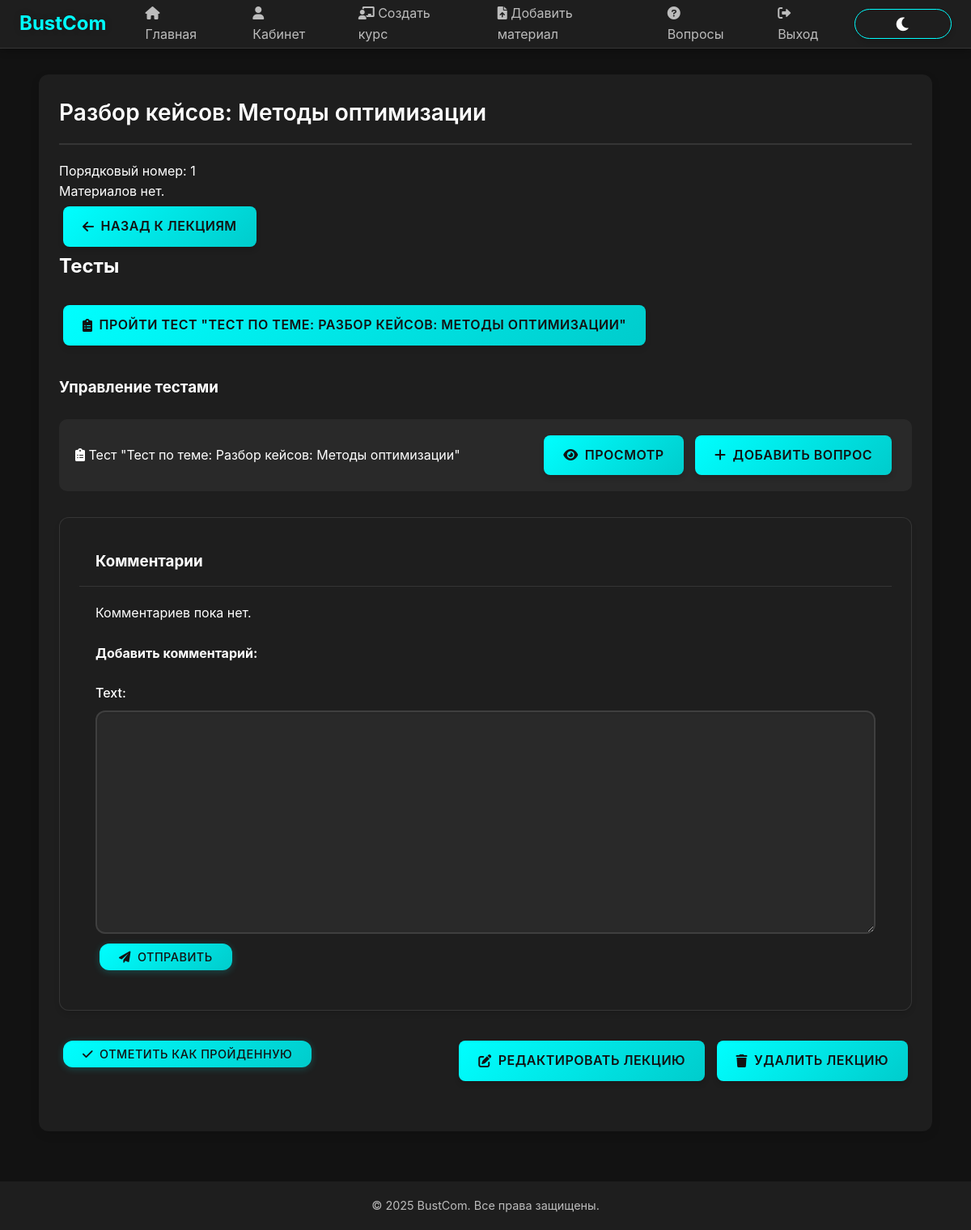
Screenshot of /lecture/18/ (signed in) with the database file from the repository.
### bustComProj/models.py (models this page shows, shortened)
class Lecture(models.Model):
    course = models.ForeignKey(Course, on_delete=models.CASCADE)
    title = models.CharField(max_length=100)
    order_num = models.IntegerField()
    class Meta:
        verbose_name = 'Лекция'
        verbose_name_plural = 'Лекции'

class Test(models.Model):
    lecture = models.ForeignKey(Lecture, on_delete=models.CASCADE)
    name = models.CharField(max_length=100)
    difficulty_choices = [('низкая', 'Низкая'), ('средняя', 'Средняя'), ('высокая', 'Высокая')]
    difficulty = models.CharField(max_length=10, choices=difficulty_choices)
    attempts = models.IntegerField(default=3)
    class Meta:
        verbose_name = 'Тест'
        verbose_name_plural = 'Тесты'

### bustComProj/views.py (the view)
# urls.py: path('lecture/<int:lecture_id>/', lecture_detail, name='lecture_detail'),
@login_required
def lecture_detail(request, lecture_id):
    lecture = get_object_or_404(Lecture, id=lecture_id)
    resources = LectureResource.objects.filter(lecture=lecture)
    comments = Comment.objects.filter(lecture=lecture).order_by('-created_at')
    if request.method == "POST":
        form = CommentForm(request.POST)
        if form.is_valid():
            comment = form.save(commit=False)
            comment.user = request.user
            comment.lecture = lecture
            comment.save()
            return redirect('lecture_detail', lecture_id=lecture.id)
    else:
        form = CommentForm()
    return render(request, 'bustComProj/lecture_detail.html', {
        'lecture': lecture, 'resources': resources, 'comments': comments, 'form': form
    })

### bustComProj/forms.py
class CommentForm(forms.ModelForm):
    class Meta:
        model = Comment
        fields = ['text']

### bustComProj/templates/bustComProj/lecture_detail.html (shortened to what this page needs)
{% extends 'bustComProj/base.html' %}
{% block content %}
<div class="container fade-in">
    <div class="section">
        <h1 class="section-title">{{ lecture.title }}</h1>
        <p>Порядковый номер: {{ lecture.order_num }}</p>
        {% if resources %}
            <h2 class="mb-3">Материалы:</h2>
            <ul class="list-unstyled">
                {% for resource in resources %}
                    {% if resource.resource_type == "file" %}
                        <li class="mb-2">
                            <a href="{{ resource.resource_path }}" download class="btn btn-outline-primary">
                                <i class="fas fa-file-download me-2"></i> Скачать файл
                            </a>
                        </li>
                    {% elif resource.resource_type == "video" %}
                        <li class="mb-2">
                            <a href="{{ resource.resource_path }}" target="_blank" class="btn btn-outline-success">
                                <i class="fas fa-video me-2"></i> Смотреть видео
                            </a>
                        </li>
                    {% endif %}
                {% endfor %}
            </ul>
        {% else %}
            <p>Материалов нет.</p>
        {% endif %}
        <a href="{% url 'course_lectures' lecture.course.id %}" class="btn btn-secondary mb-4">
            <i class="fas fa-arrow-left me-2"></i> Назад к лекциям
        </a>
        {% if lecture.test_set.exists %}
            <h2 class="mb-3">Тесты</h2>
            <div class="mb-4">
                {% for test in lecture.test_set.all %}
                    <a href="{% url 'lecture_test' lecture.id test.id %}" class="btn btn-primary mb-2">
                        <i class="fas fa-clipboard-list me-2"></i> Пройти тест "{{ test.name }}"
                    </a>
                {% endfor %}
            </div>
        {% endif %}
        {% if user.profile.role == "teacher" or user.profile.role == "admin" %}
            <h3 class="mb-3">Управление тестами</h3>
            <div class="list-group mb-4">
                {% for test in lecture.test_set.all %}
                    <div class="list-group-item d-flex justify-content-between align-items-center">
                        <span><i class="fas fa-clipboard-list me-2"></i> Тест "{{ test.name }}"</span>
                        <div>
                            <a href="{% url 'lecture_test' lecture.id test.id %}" class="btn btn-sm btn-outline-primary me-2">
                                <i class="fas fa-eye me-1"></i> Просмотр
                            </a>
                            <a href="{% url 'add_question' test.id %}" class="btn btn-sm btn-outline-success">
                                <i class="fas fa-plus me-1"></i> Добавить вопрос
                            </a>
                        </div>
                    </div>
                {% endfor %}
            </div>
        {% endif %}
        <div class="card mb-4">
            <div class="card-header bg-light">
                <h3 class="mb-0">Комментарии</h3>
            </div>
            <div class="card-body">
                {% if comments %}
                    <div class="comment-list mb-3">
                        {% for comment in comments %}
                            <div class="comment-item mb-3 p-3 border-bottom">
                                <div class="d-flex justify-content-between align-items-center mb-2">
                                    <strong>{{ comment.user.username }}</strong>
                                    <small class="text-muted">{{ comment.created_at }}</small>
                                </div>
                                <p class="mb-0">{{ comment.text }}</p>
                            </div>
                        {% endfor %}
                    </div>
                {% else %}
                    <p class="text-muted mb-3">Комментариев пока нет.</p>
                {% endif %}
                <h4 class="mb-3">Добавить комментарий:</h4>
                <form method="post">
                    {{ form.as_p }}
                    <button type="submit" class="btn btn-primary">
                        <i class="fas fa-paper-plane me-2"></i> Отправить
                    </button>
                </form>
            </div>
        </div>
        <div class="d-flex justify-content-between mb-4">
            <form method="post" action="{% url 'mark_lecture_complete' lecture.id %}">
                {% if lecture.id in completed_lectures %}
                    <button type="button" class="btn btn-success" disabled>
                        <i class="fas fa-check me-2"></i> Лекция пройдена
                    </button>
                {% else %}
                    <button type="submit" class="btn btn-outline-success">
                        <i class="fas fa-check me-2"></i> Отметить как пройденную
                    </button>
                {% endif %}
            </form>
            {% if user.profile.role == "teacher" or user.profile.role == "admin" %}
                <div>
                    <a href="{% url 'edit_lecture' lecture.id %}" class="btn btn-warning me-2">
                        <i class="fas fa-edit me-2"></i> Редактировать лекцию
                    </a>
                    <a href="{% url 'delete_lecture' lecture.id %}" class="btn btn-danger">
                        <i class="fas fa-trash me-2"></i> Удалить лекцию
                    </a>
                </div>
            {% endif %}
        </div>
    </div>
</div>
{% endblock %}

### bustComProj/static/css/enhanced.css (style rules this page uses)
.btn, button, input[type="submit"], input[type="button"], .btn-primary, .btn-secondary, .btn-success, .btn-danger, .btn-info, .btn-warning, .btn-outline-primary, .btn-outline-secondary, .btn-outline-success, .btn-outline-danger, .btn-outline-info, .btn-outline-warning, a.btn, a.btn-action, a.btn-outline { display: inline-flex; align-items: center; justify-content: center; gap: 8px; padding: 12px 24px; border-radius: 8px; font-size: 1rem; font-weight: 600; text-decoration: none; cursor: pointer; transition: all 0.3s ease; box-shadow: 0 4px 6px rgba(0, 0, 0, 0.15); border: none; text-align: center; margin: 5px; min-width: 120px; position: relative; overflow: hidden; }
.btn-primary, .btn-action, input[type="submit"] { background: linear-gradient(135deg, #5e72e4, #335eea); color: white; }
.btn-secondary { background: linear-gradient(135deg, #5a6268, #343a40); color: white; }
.btn-danger { background: linear-gradient(135deg, #f5365c, #dc3545); color: white; }
.btn-warning { background: linear-gradient(135deg, #fb6340, #ffc107); color: white; }
.btn-outline-primary, .btn-outline { border: 2px solid #5e72e4; background: transparent; color: #5e72e4; }
.btn-outline-success { border: 2px solid #2dce89; background: transparent; color: #2dce89; }
.btn-sm { padding: 8px 16px; font-size: 0.875rem; min-width: 100px; }
.section { margin-bottom: 30px; padding: 25px; background-color: rgba(255, 255, 255, 0.05); border-radius: 12px; box-shadow: 0 4px 12px rgba(0, 0, 0, 0.1); }
.section-title { font-size: 1.75rem; margin-bottom: 20px; padding-bottom: 15px; border-bottom: 2px solid rgba(255, 255, 255, 0.1); color: var(--text-primary); font-weight: 600; }
.card { border-radius: 12px; overflow: hidden; transition: all 0.3s ease; box-shadow: 0 6px 12px rgba(0, 0, 0, 0.15); margin-bottom: 20px; border: 1px solid rgba(255, 255, 255, 0.1); background-color: var(--background-light); }
.card-header { padding: 15px 20px; font-weight: 600; border-bottom: 1px solid rgba(255, 255, 255, 0.1); }
.card-body { padding: 20px; }
.list-group { display: flex; flex-direction: column; padding-left: 0; margin-bottom: 0; border-radius: 10px; overflow: hidden; }
.list-group-item { position: relative; display: block; padding: 15px 20px; background-color: rgba(255, 255, 255, 0.05); border-bottom: 1px solid rgba(255, 255, 255, 0.1); }
.list-group-item:last-child { border-bottom: none; }
label { display: inline-block; margin-bottom: 8px; font-weight: 500; }
.d-flex { display: flex; }
.justify-content-between { justify-content: space-between; }
.align-items-center { align-items: center; }
.fade-in { animation: fadeIn 0.4s ease-out; }
:root { --primary-color: #ff00ff; --secondary-color: #00ffcc; --accent-color: #ff3366; --background-dark: #1a1a1a; --background-light: #2a2a2a; --text-primary: #ffffff; --text-secondary: #e0e0e0; --success-color: #00ff88; --danger-color: #ff3366; --warning-color: #ffcc00; --border-radius: 15px; --transition-speed: 0.3s; }

### bustComProj/static/css/theme.css (style rules this page uses)
:root[data-theme="dark"] { --primary-color: #00ffff; --primary-dark: #00cccc; --primary-light: #80ffff; --secondary-color: #ff00ff; --secondary-dark: #cc00cc; --secondary-light: #ff80ff; --background-dark: #121212; --background-light: #1e1e1e; --background-lighter: #2d2d2d; --text-primary: #ffffff; --text-secondary: rgba(255, 255, 255, 0.7); --text-tertiary: rgba(255, 255, 255, 0.5); }

### rows the page displays
Lecture: title "Разбор кейсов: Методы оптимизации", order_num "1"
Test: name "ТЕСТ ПО ТЕМЕ: РАЗБОР КЕЙСОВ: МЕТОДЫ ОПТИМИЗАЦИИ", name "Тест по теме: Разбор кейсов: Методы оптимизации"
